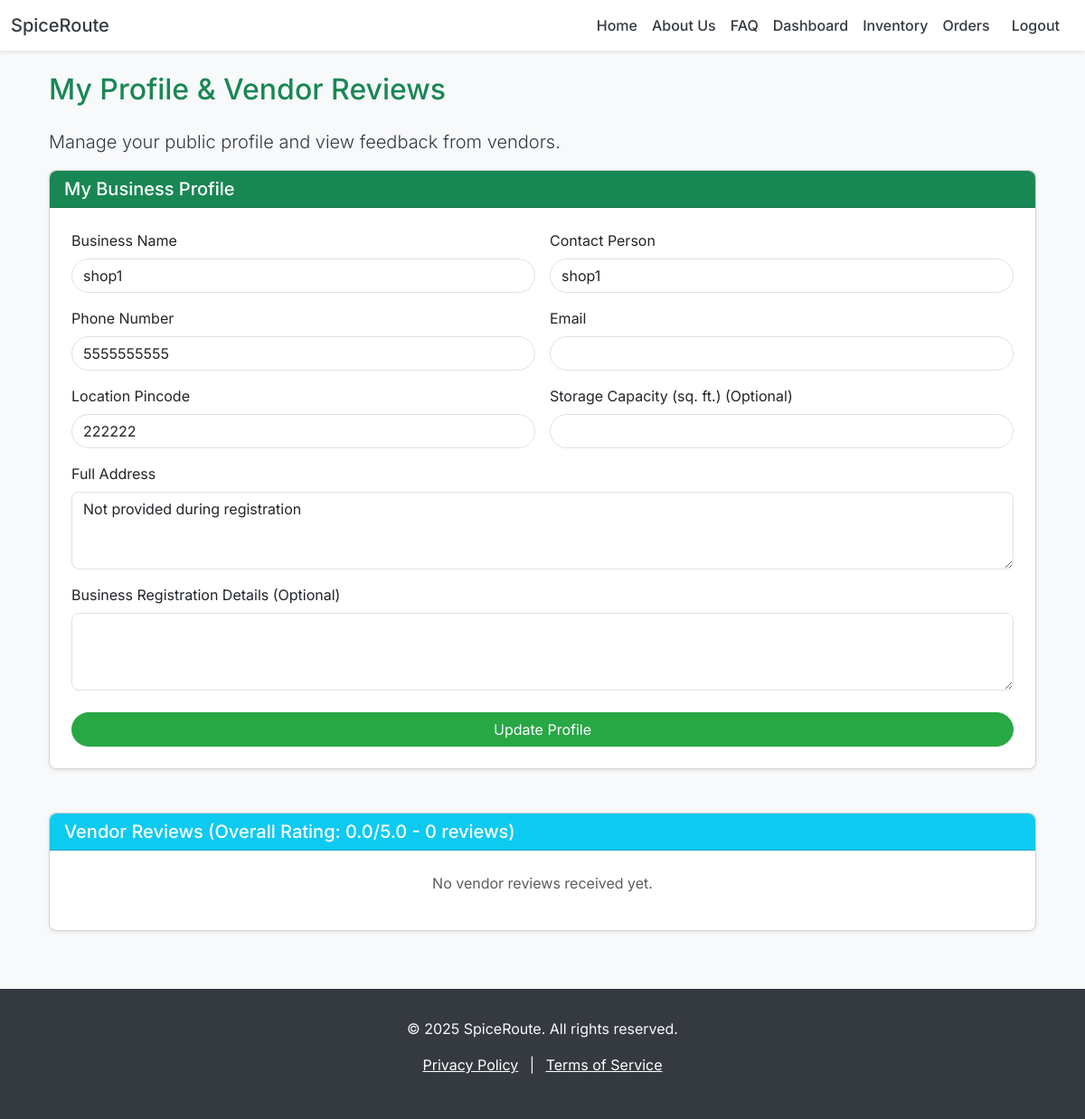
The page /supplier/profile/ (signed in) on the database its author committed.
### spiceroute/models.py (models this page shows, shortened)
class SupplierProfile(models.Model):
    user = models.OneToOneField(User, on_delete=models.CASCADE, primary_key=True, related_name='supplier_profile')
    business_name = models.CharField(max_length=255)
    contact_person = models.CharField(max_length=255)
    phone_number = models.CharField(max_length=15) # MSH's contact number for bargaining
    email = models.EmailField(null=True, blank=True)
    location_pincode = models.CharField(max_length=10)
    location_address = models.TextField()
    business_registration_details = models.TextField(null=True, blank=True)
    storage_capacity_sqft = models.IntegerField(null=True, blank=True)
    average_rating = models.DecimalField(max_digits=3, decimal_places=2, default=0.00)
    total_reviews = models.IntegerField(default=0)
    is_verified = models.BooleanField(default=False) # Admin verification status

### spiceroute/views.py (the view, shortened to what this page needs)
# urls.py: path('supplier/profile/', views.supplier_profile_view, name='supplier_profile'),
@login_required
def supplier_profile_view(request):
    if not request.user.is_supplier:
        messages.warning(request, "Access denied.")
        return redirect('home')
    supplier_profile = get_object_or_404(SupplierProfile, user=request.user)
    vendor_reviews = Review.objects.filter(reviewed_supplier=supplier_profile, reviewer_vendor__isnull=False).order_by('-review_date')
    context = {
        'supplier_profile': supplier_profile,
        'vendor_reviews': vendor_reviews,
    }
    return render(request, 'supplier_profile.html', context)

### spiceroute/templates/supplier_profile.html (shortened to what this page needs)
{% extends 'base.html' %}
{% block content %}
<div class="container mt-4">
    <h2 class="text-success mb-4">My Profile & Vendor Reviews</h2>
    <p class="lead">Manage your public profile and view feedback from vendors.</p>
    <div class="card mb-5 shadow-sm rounded-3">
        <div class="card-header bg-success text-white rounded-top-3">
            <h5 class="mb-0">My Business Profile</h5>
        </div>
        <div class="card-body p-4">
            <form method="POST" action="{% url 'supplier_profile' %}">
                <div class="row g-3">
                    <div class="col-md-6">
                        <label for="businessName" class="form-label">Business Name</label>
                        <input type="text" class="form-control rounded-pill" id="businessName" name="business_name" value="{{ supplier_profile.business_name }}" required>
                    </div>
                    <div class="col-md-6">
                        <label for="contactPerson" class="form-label">Contact Person</label>
                        <input type="text" class="form-control rounded-pill" id="contactPerson" name="contact_person" value="{{ supplier_profile.contact_person }}" required>
                    </div>
                    <div class="col-md-6">
                        <label for="phoneNumber" class="form-label">Phone Number</label>
                        <input type="tel" class="form-control rounded-pill" id="phoneNumber" name="phone_number" value="{{ supplier_profile.phone_number }}" required>
                    </div>
                    <div class="col-md-6">
                        <label for="email" class="form-label">Email</label>
                        <input type="email" class="form-control rounded-pill" id="email" name="email" value="{{ supplier_profile.email|default_if_none:'' }}">
                    </div>
                    <div class="col-md-6">
                        <label for="locationPincode" class="form-label">Location Pincode</label>
                        <input type="text" class="form-control rounded-pill" id="locationPincode" name="location_pincode" value="{{ supplier_profile.location_pincode }}" required>
                    </div>
                    <div class="col-md-6">
                        <label for="storageCapacity" class="form-label">Storage Capacity (sq. ft.) (Optional)</label>
                        <input type="number" class="form-control rounded-pill" id="storageCapacity" name="storage_capacity_sqft" value="{{ supplier_profile.storage_capacity_sqft|default_if_none:'' }}" min="0">
                    </div>
                    <div class="col-md-12">
                        <label for="locationAddress" class="form-label">Full Address</label>
                        <textarea class="form-control rounded-3" id="locationAddress" name="location_address" rows="3" required>{{ supplier_profile.location_address }}</textarea>
                    </div>
                    <div class="col-md-12">
                        <label for="businessRegistrationDetails" class="form-label">Business Registration Details (Optional)</label>
                        <textarea class="form-control rounded-3" id="businessRegistrationDetails" name="business_registration_details" rows="3">{{ supplier_profile.business_registration_details|default_if_none:'' }}</textarea>
                    </div>
                </div>
                <button type="submit" class="btn btn-primary w-100 mt-4 rounded-pill">Update Profile</button>
            </form>
        </div>
    </div>
    <div class="card shadow-sm rounded-3">
        <div class="card-header bg-info text-white rounded-top-3">
            <h5 class="mb-0">Vendor Reviews (Overall Rating: {{ supplier_profile.average_rating|floatformat:1 }}/5.0 - {{ supplier_profile.total_reviews }} reviews)</h5>
        </div>
        <div class="card-body p-0">
            {% if vendor_reviews %}
            <div class="list-group list-group-flush">
                {% for review in vendor_reviews %}
                <div class="list-group-item p-4">
                    <div class="d-flex w-100 justify-content-between">
                        <h6 class="mb-1">{{ review.reviewer_vendor.name }}</h6>
                        <small class="text-muted">{{ review.review_date|date:"d M Y" }}</small>
                    </div>
                    <div class="mb-2">
                        {% for _ in ""|ljust:review.rating %}
                            <i class="fas fa-star text-warning"></i>
                        {% endfor %}
                        {% for _ in ""|ljust:5|slice:review.rating %}
                            <i class="far fa-star text-warning"></i>
                        {% endfor %}
                        <span class="ms-2 text-muted">({{ review.rating }}/5)</span>
                    </div>
                    <p class="mb-1">{{ review.comment|default:"No comment provided." }}</p>
                </div>
                {% endfor %}
            </div>
            {% else %}
            <p class="p-4 text-center text-muted">No vendor reviews received yet.</p>
            {% endif %}
        </div>
    </div>
</div>
{% endblock %}

### spiceroute/templates/base.html (style rules this page uses)
body { font-family: 'Inter', sans-serif; background-color: #f8f9fa; color: #343a40; }
.btn-primary { background-color: #28a745; border-color: #28a745; transition: background-color 0.3s ease, border-color 0.3s ease; }
.card { border-radius: 0.75rem; box-shadow: 0 4px 8px rgba(0,0,0,.05); }

### rows shown on the page
SupplierProfile: business_name "shop1", contact_person "shop1", phone_number "5555555555", location_pincode "222222", location_address "Not provided during registration", average_rating "0.0", total_reviews "0"
